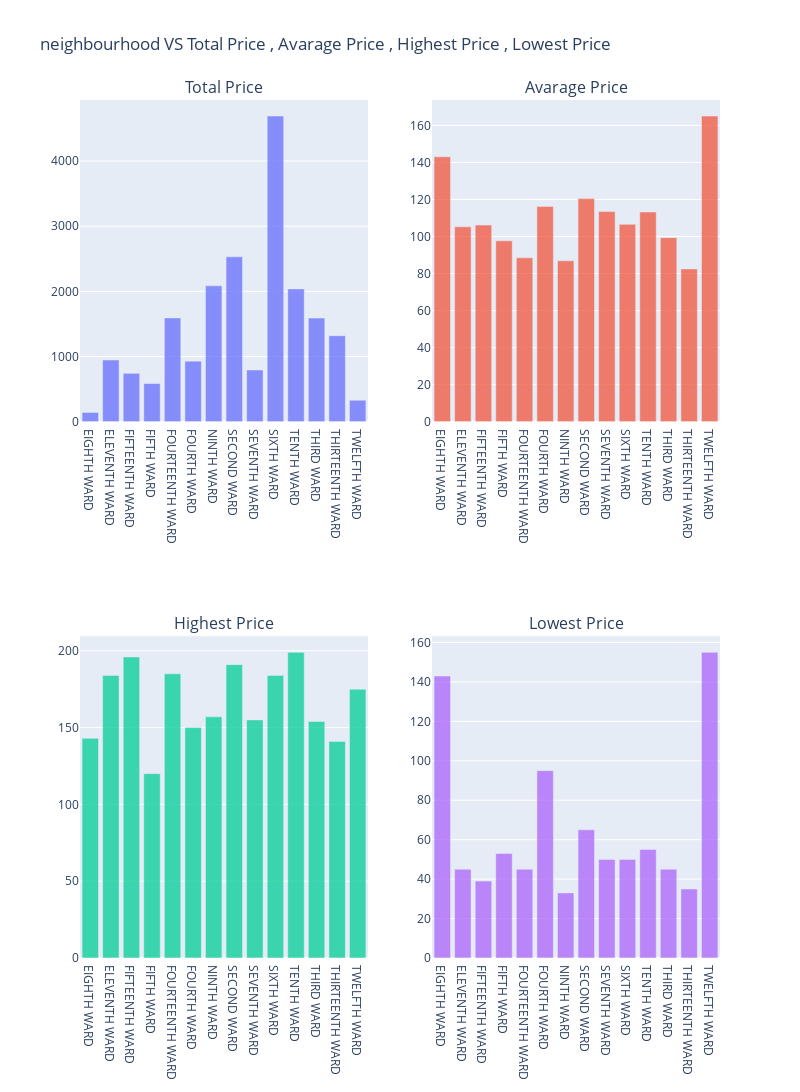

Write notebook code for a chart like this one.
### Markdown cell above
the Private room and Entire Home/apt has a highest price  in dataset <br>
and the shared room has the highest price within the lowest price <br>

### Code cell
plot_column_summary_statistics(column_summary_statistics(data_without_outliers , "neighbourhood" , "price"))

### Figure 1 — Plotly figure (JSON) as saved in the notebook; plotly's stock layout.template omitted (floating-point values rounded to 4 significant figures)
{"data": [{"name": "Total Price", "opacity": 0.75, "showlegend": false, "type": "bar", "x": ["EIGHTH WARD", "ELEVENTH WARD", "FIFTEENTH WARD", "FIFTH WARD", "FOURTEENTH WARD", "FOURTH WARD", "NINTH WARD", "SECOND WARD", "SEVENTH WARD", "SIXTH WARD", "TENTH WARD", "THIRD WARD", "THIRTEENTH WARD", "TWELFTH WARD"], "xaxis": "x", "y": [143, 947, 743, 586, 1593, 930, 2085, 2530, 794, 4689, 2038, 1590, 1320, 330], "yaxis": "y"}, {"name": "Avarage Price", "opacity": 0.75, "showlegend": false, "type": "bar", "x": ["EIGHTH WARD", "ELEVENTH WARD", "FIFTEENTH WARD", "FIFTH WARD", "FOURTEENTH WARD", "FOURTH WARD", "NINTH WARD", "SECOND WARD", "SEVENTH WARD", "SIXTH WARD", "TENTH WARD", "THIRD WARD", "THIRTEENTH WARD", "TWELFTH WARD"], "xaxis": "x2", "y": [143, 105.2, 106.1, 97.67, 88.5, 116.2, 86.88, 120.5, 113.4, 106.6, 113.2, 99.38, 82.5, 165], "yaxis": "y2"}, {"name": "Highest Price", "opacity": 0.75, "showlegend": false, "type": "bar", "x": ["EIGHTH WARD", "ELEVENTH WARD", "FIFTEENTH WARD", "FIFTH WARD", "FOURTEENTH WARD", "FOURTH WARD", "NINTH WARD", "SECOND WARD", "SEVENTH WARD", "SIXTH WARD", "TENTH WARD", "THIRD WARD", "THIRTEENTH WARD", "TWELFTH WARD"], "xaxis": "x3", "y": [143, 184, 196, 120, 185, 150, 157, 191, 155, 184, 199, 154, 141, 175], "yaxis": "y3"}, {"name": "Lowest Price", "opacity": 0.75, "showlegend": false, "type": "bar", "x": ["EIGHTH WARD", "ELEVENTH WARD", "FIFTEENTH WARD", "FIFTH WARD", "FOURTEENTH WARD", "FOURTH WARD", "NINTH WARD", "SECOND WARD", "SEVENTH WARD", "SIXTH WARD", "TENTH WARD", "THIRD WARD", "THIRTEENTH WARD", "TWELFTH WARD"], "xaxis": "x4", "y": [143, 45, 39, 53, 45, 95, 33, 65, 50, 50, 55, 45, 35, 155], "yaxis": "y4"}], "layout": {"annotations": [{"font": {"size": 16}, "showarrow": false, "text": "Total Price", "x": 0.225, "xanchor": "center", "xref": "paper", "y": 1, "yanchor": "bottom", "yref": "paper"}, {"font": {"size": 16}, "showarrow": false, "text": "Avarage Price", "x": 0.775, "xanchor": "center", "xref": "paper", "y": 1, "yanchor": "bottom", "yref": "paper"}, {"font": {"size": 16}, "showarrow": false, "text": "Highest Price", "x": 0.225, "xanchor": "center", "xref": "paper", "y": 0.375, "yanchor": "bottom", "yref": "paper"}, {"font": {"size": 16}, "showarrow": false, "text": "Lowest Price", "x": 0.775, "xanchor": "center", "xref": "paper", "y": 0.375, "yanchor": "bottom", "yref": "paper"}], "height": 1200, "title": {"text": "neighbourhood VS Total Price , Avarage Price , Highest Price , Lowest Price"}, "width": 800, "xaxis": {"anchor": "y", "domain": [0, 0.45]}, "xaxis2": {"anchor": "y2", "domain": [0.55, 1]}, "xaxis3": {"anchor": "y3", "domain": [0, 0.45]}, "xaxis4": {"anchor": "y4", "domain": [0.55, 1]}, "yaxis": {"anchor": "x", "domain": [0.625, 1]}, "yaxis2": {"anchor": "x2", "domain": [0.625, 1]}, "yaxis3": {"anchor": "x3", "domain": [0, 0.375]}, "yaxis4": {"anchor": "x4", "domain": [0, 0.375]}}}
